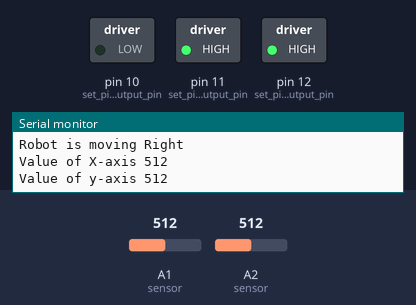
This sketch was run on a simulated Arduino Uno, built with avr-gcc and run on an emulated ATmega328P. Shown: switched loads named in the sketch (green lamp = pin HIGH), the last lines printed to the serial monitor. The test bench sets the inputs (shaded band); at power-on: A2 (sensor) = 512, A1 (sensor) = 512. Pins used as bus, display or sensor lines are not drawn.

Above: at 1.2 s.
1.3 s: A2 (sensor) set to 364
4.3 s: A2 (sensor) set to 337
At 5.7 s:
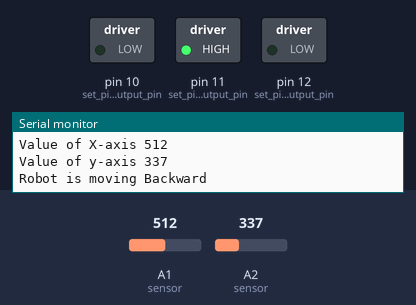
6.0 s: A1 (sensor) set to 366
9.0 s: A1 (sensor) set to 331
At 9.8 s:
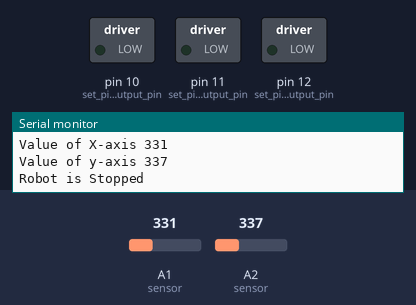
10.7 s: A1 (sensor) set to 288
At 11.6 s:
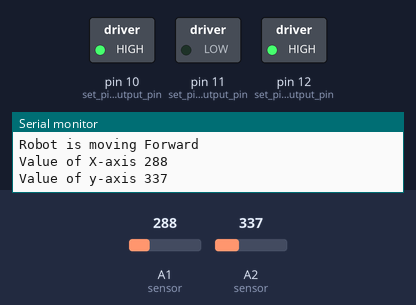
12.3 s: A2 (sensor) set to 290
At 12.9 s:
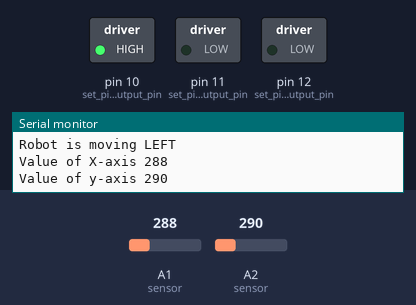
Timing chart, 0 to 14.9 s (numbered marks = the images above; inputs shaded):
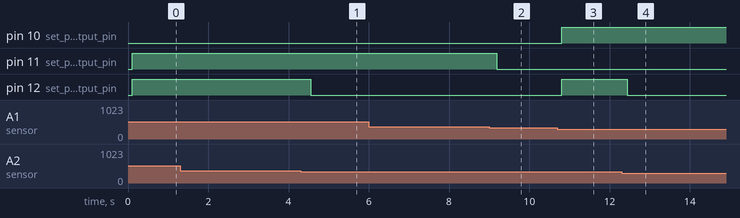

Measured:
- the behaviour switches between 351 and 350 on A2 (sensor) (found by bisection; images 0 and 1)
- the behaviour switches between 350 and 349 on A1 (sensor) (found by bisection; images 1 and 2)
- the behaviour switches between 300 and 299 on A1 (sensor) (found by bisection; images 2 and 3)
- after the input at 4.3 s, pin 12 (set_pin_12_as_output_pin): HIGH → LOW after 0.25 s
- after the input at 9.0 s, pin 11 (set_pin_11_as_output_pin): HIGH → LOW after 0.19 s
- after the input at 10.7 s, pin 10 (set_pin_10_as_output_pin), pin 12 (set_pin_12_as_output_pin): LOW → HIGH after 0.11 s
- after the input at 12.3 s, pin 12 (set_pin_12_as_output_pin): HIGH → LOW after 0.14 s

The sketch:

Final_Script_for_Gesture_Based_Robot.ino
```cpp
void setup() {
  // put your setup code here, to run once:
  Serial.begin(9600);   // Initialize the serial communication with baud rate of 9600
  pinMode(10, OUTPUT);  // set pin 10 as output pin
  pinMode(11, OUTPUT);  // set pin 11 as output pin
  pinMode(12, OUTPUT);  // set pin 12 as output pin
  pinMode(13, OUTPUT);  // set pin 13 as output pin
}

void loop() {
  // put your main code here, to run repeatedly:
  int xaxis =  analogRead(A1);  //Read and Store the analog value of pin A1, connected to x-out of ADXL sensor
  int yaxis =  analogRead(A2);  //Read and Store the analog value of pin A2, connected to x-out of ADXL sensor

  Serial.println("Value of X-axis " + String(xaxis)); // print value of xaxis on serial monitor
  Serial.println("Value of y-axis " + String(yaxis)); // print value of yaxis on serial monitor

  delay(100);

  // comparing if xaxis is less than 300 -ADXL sensor is tilted forward
  if (xaxis < 300) {
    digitalWrite(10,HIGH);  // Move Forward
    digitalWrite(11,LOW);
    digitalWrite(12,HIGH);
    digitalWrite(13,LOW);
    Serial.println("Robot is moving Forward");
  }

  // comparing if xaxis is greater than 300 -ADXL sensor is tilted backward
  if (xaxis > 350) {
    digitalWrite(10,LOW);  // Move Backward
    digitalWrite(11,HIGH);
    digitalWrite(12,LOW);
    digitalWrite(13,HIGH);
    Serial.println("Robot is moving Backward");
  }

  // comparing if yaxis is less than 300 -ADXL sensor is tilted left
  if (yaxis < 300) {
    // right wheel should move forward
    digitalWrite(10,HIGH);  // Move left
    digitalWrite(11,LOW);
    // left wheel should move backward
    digitalWrite(12,LOW);
    digitalWrite(13,HIGH);
    Serial.println("Robot is moving LEFT");
  }

  // comparing if yaxis is greater than 300 -ADXL sensor is tilted Right
  if (yaxis > 350) {
    digitalWrite(10,LOW);  // Move Right
    digitalWrite(11,HIGH);
    digitalWrite(12,HIGH);
    digitalWrite(13,LOW);
    Serial.println("Robot is moving Right");
  }

  // values form ADXL Sensor when sensor is flat
  if ((xaxis > 300 ) && (xaxis < 350) && (yaxis > 300 ) && (yaxis < 350))
  {
    digitalWrite(10,LOW);
    digitalWrite(11,LOW);
    digitalWrite(12,LOW);
    digitalWrite(13,LOW);
    Serial.println("Robot is Stopped");
  }
}
```
